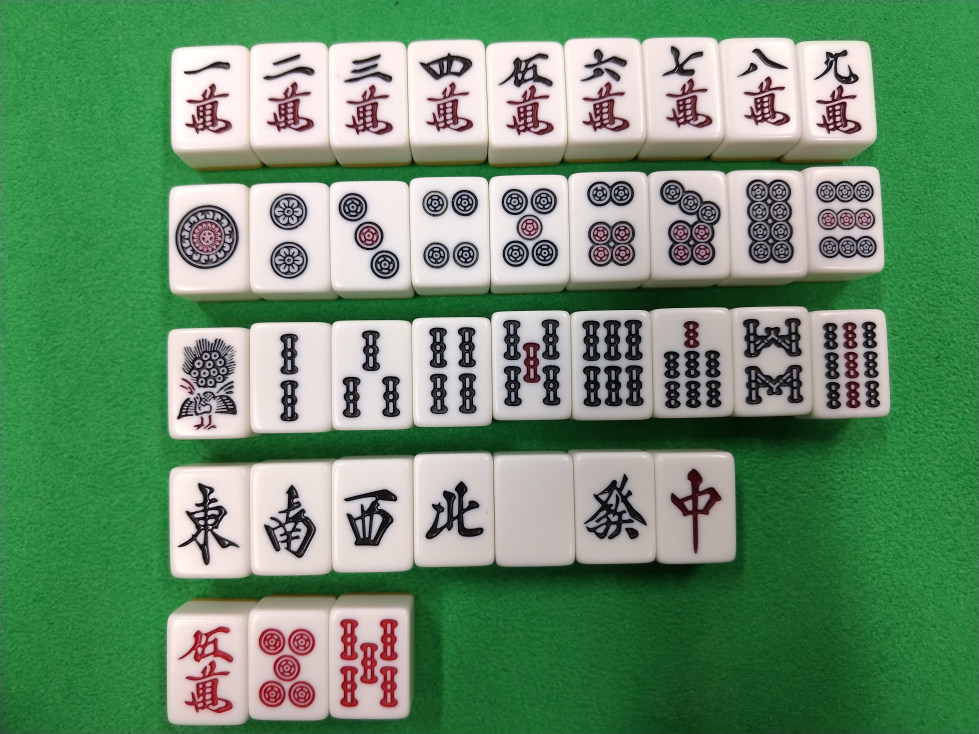
#> input picture hai/reduce/hai04_h.jpg, 1958 x 1468 px (shown at 1/2 size); its folder holds 4 pictures in this run
$ python TemplateMatch.py
#> lines starting #> are read from the running program, lines starting #| are printed output that depends on the picture; after the words box and inside, x2 and y2 are one past the last pixel; in counts of white or black regions, pixels touching at a corner belong together
#> further down, img_bace is the input picture: shape (1468, 1958, 3); mean B, G, R 109.1, 141.9, 105.9
### nichika.py
# -*- coding: utf-8 -*-

import cv2
import numpy as np

def nichika(img):

    # グレースケール変換
    img_gray = cv2.cvtColor(img, cv2.COLOR_RGB2GRAY)
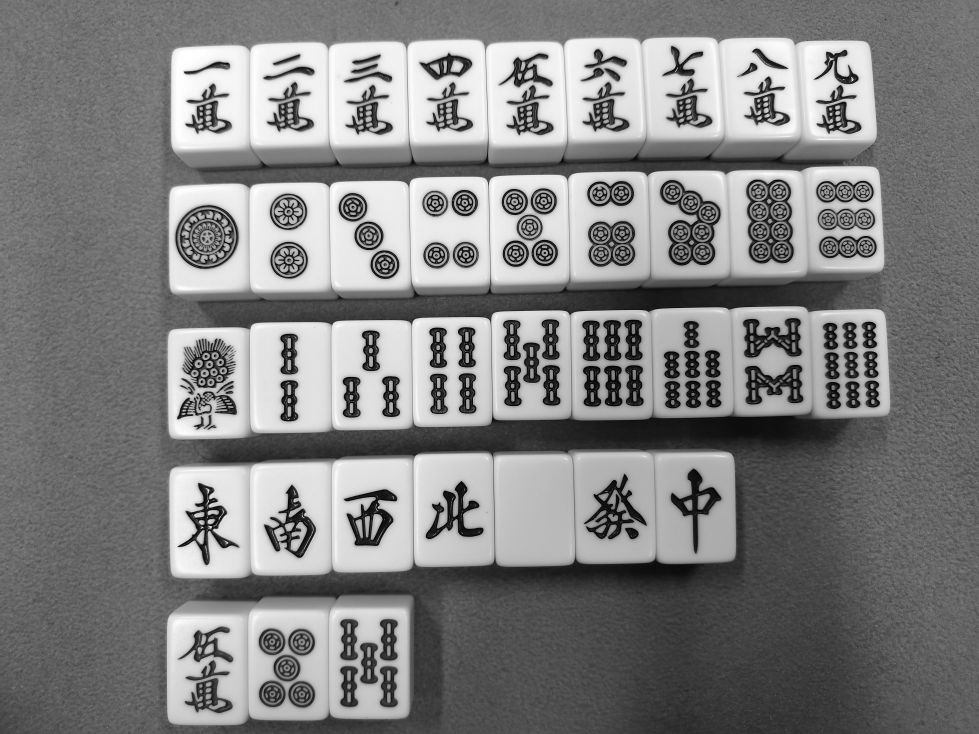
#> img_gray: shape (1468, 1958) (shown at 1/2 size); min 0, max 255, mean 128.1
    # 二値変換
    thresh = 110
    max_pixel = 255
    ret, img_dst = cv2.threshold(img_gray,thresh,max_pixel,cv2.THRESH_BINARY)
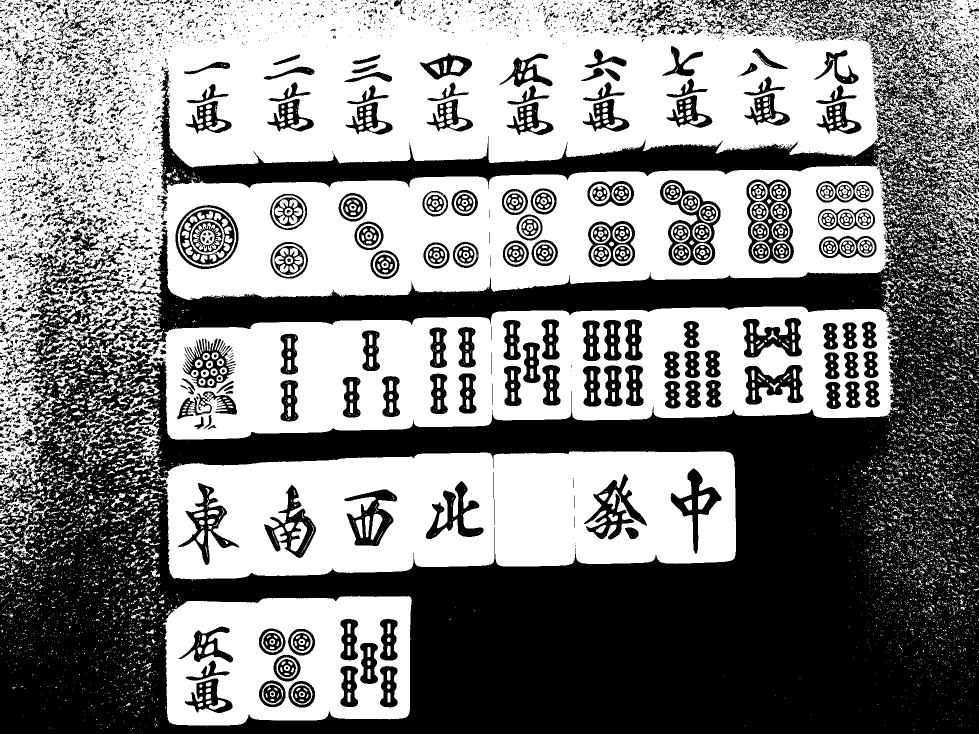
#> img_dst: shape (1468, 1958) (shown at 1/2 size); 52.2% white; 5795 black regions (4873 under 20 px), largest, box (x1, y1, x2, y2) and area: (0, 0, 1958, 1468) 1077243, (61, 504, 262, 607) 5505, (1168, 948, 1294, 1079) 5267
#> ret = 110
    return img_dst

# [21 lines that do not run on import are left out]

### TemplateMatch.py
# -*- coding: utf-8 -*-
import cv2
import numpy as np
from matplotlib import pyplot as plt
from nichika import nichika

def TempMatch(img, template):

    #画像読み込み
    #img_dst = cv2.cvtColor(img, cv2.COLOR_RGB2GRAY)
    img_dst = nichika(img)
#> (the run stopped early here; a loop or call above may not have finished)
